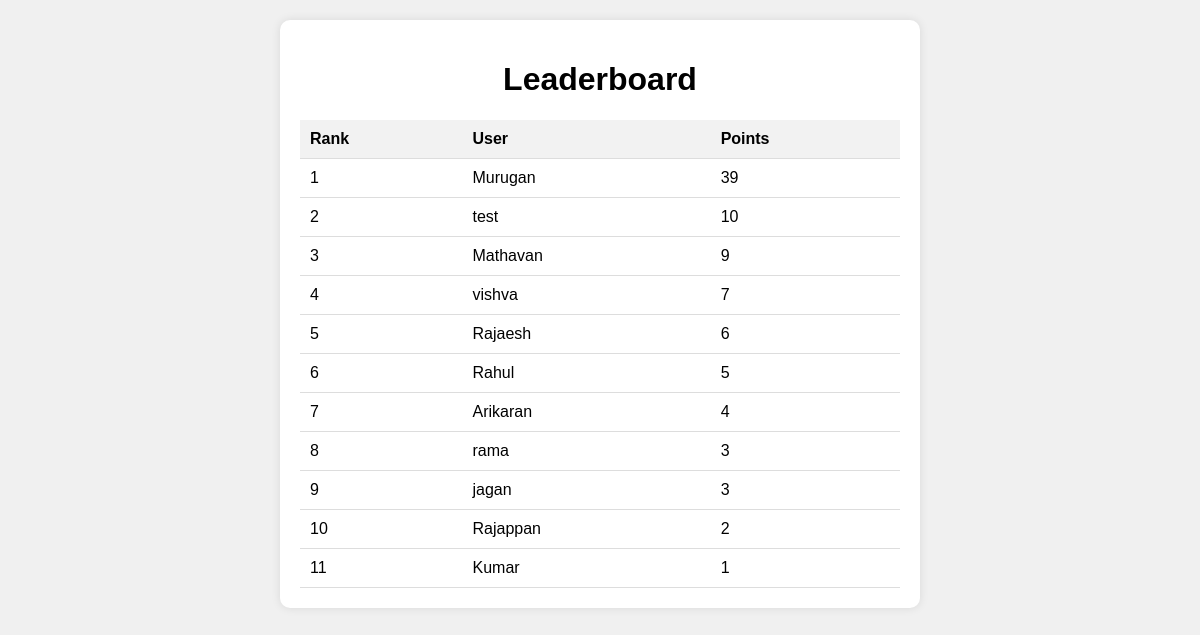
/leaderboard_view, run on the app's committed database.
### fitnessapp/models.py (models this page shows)
class Leaderboard(models.Model):
    user = models.ForeignKey(User, on_delete=models.CASCADE)
    points = models.IntegerField(default=0)

### fitnessapp/views.py (the view)
# urls.py: path('leaderboard_view',views.leaderboard_view, name='leaderboard_view'),
def leaderboard_view(request):
    leaderboard = Leaderboard.objects.all().order_by( '-points')
    return render(request, 'leaderboard.html', {'leaderboard': leaderboard})

### templates/leaderboard.html (shortened to what this page needs)
<!DOCTYPE html>
<html lang="en">
<head>
</head>
<body>
    <div class="leaderboard">
        <h1>Leaderboard</h1>
        <table>
            <thead>
                <tr>
                    <th>Rank</th>
                    <th>User</th>
                    <th>Points</th>
                </tr>
            </thead>
            <tbody>
                {% for entry in leaderboard %}
                <tr>
                    <td>{{ forloop.counter }}</td>
                    <td>{{ entry.user.username }}</td>
                    <td>{{ entry.points }}</td>
                </tr>
                {% endfor %}
            </tbody>
        </table>
    </div>
</body>
</html>

### templates/leaderboard.html (style rules this page uses)
body { font-family: Arial, sans-serif; background-color: #f0f0f0; margin: 0; padding: 20px; }
.leaderboard { background-color: #fff; border-radius: 10px; box-shadow: 0 0 10px rgba(0, 0, 0, 0.1); padding: 20px; margin: 0 auto; max-width: 600px; }
h1 { text-align: center; }
table { width: 100%; border-collapse: collapse; margin-top: 20px; }
th, td { padding: 10px; text-align: left; border-bottom: 1px solid #ddd; }
th { background-color: #f2f2f2; }

### data on the page
Leaderboard: user.username "Murugan", points "39"
Leaderboard: user.username "test", points "10"
Leaderboard: user.username "Mathavan", points "9"
Leaderboard: user.username "vishva", points "7"
Leaderboard: user.username "Rajaesh", points "6"
Leaderboard: user.username "Rahul", points "5"
Leaderboard: user.username "Arikaran", points "4"
Leaderboard: user.username "rama", points "3"
Leaderboard: user.username "jagan", points "3"
Leaderboard: user.username "Rajappan", points "2"
Leaderboard: user.username "Kumar", points "1"
